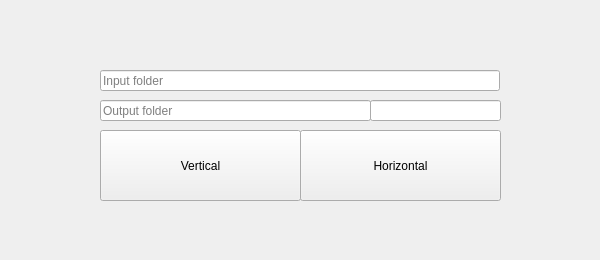
<?xml version="1.0" encoding="UTF-8"?>
<ui version="4.0">
 <class>GUI</class>
 <widget class="QWidget" name="GUI">
  <property name="enabled">
   <bool>true</bool>
  </property>
  <property name="geometry">
   <rect>
    <x>0</x>
    <y>0</y>
    <width>600</width>
    <height>260</height>
   </rect>
  </property>
  <property name="windowTitle">
   <string>MergeGUI</string>
  </property>
  <widget class="QToolButton" name="verticalmerge">
   <property name="geometry">
    <rect>
     <x>100</x>
     <y>130</y>
     <width>201</width>
     <height>71</height>
    </rect>
   </property>
   <property name="text">
    <string>Vertical</string>
   </property>
  </widget>
  <widget class="QLineEdit" name="input">
   <property name="enabled">
    <bool>true</bool>
   </property>
   <property name="geometry">
    <rect>
     <x>100</x>
     <y>70</y>
     <width>400</width>
     <height>21</height>
    </rect>
   </property>
   <property name="text">
    <string/>
   </property>
   <property name="placeholderText">
    <string>Input folder</string>
   </property>
   <property name="clearButtonEnabled">
    <bool>true</bool>
   </property>
  </widget>
  <widget class="QToolButton" name="horizontalmerge">
   <property name="geometry">
    <rect>
     <x>300</x>
     <y>130</y>
     <width>201</width>
     <height>71</height>
    </rect>
   </property>
   <property name="text">
    <string>Horizontal</string>
   </property>
  </widget>
  <widget class="QLineEdit" name="output">
   <property name="enabled">
    <bool>true</bool>
   </property>
   <property name="geometry">
    <rect>
     <x>100</x>
     <y>100</y>
     <width>271</width>
     <height>21</height>
    </rect>
   </property>
   <property name="text">
    <string/>
   </property>
   <property name="placeholderText">
    <string>Output folder</string>
   </property>
   <property name="clearButtonEnabled">
    <bool>true</bool>
   </property>
  </widget>
  <widget class="QLineEdit" name="lineEdit">
   <property name="geometry">
    <rect>
     <x>370</x>
     <y>100</y>
     <width>131</width>
     <height>21</height>
    </rect>
   </property>
  </widget>
 </widget>
 <resources/>
 <connections/>
</ui>
